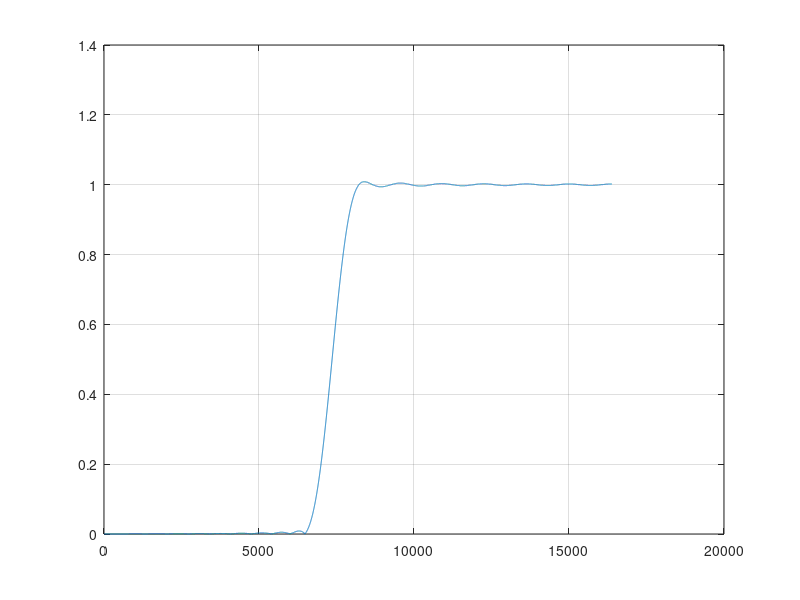

This chart was generated by the following MATLAB code:
fsamp = 32768;
fcuts = [6553 8192];
mags = [0 2000];
devs = [0.01 0.01];
[n,Wn,beta,ftype] = kaiserord(fcuts,mags,devs,fsamp);
n = n + rem(n,2);
hhp = fir1(n,Wn,ftype,kaiser(n+1,beta),'noscale');


[H,f] = freqz(hhp,1,16384,fsamp);
plot(f,abs(H))
grid